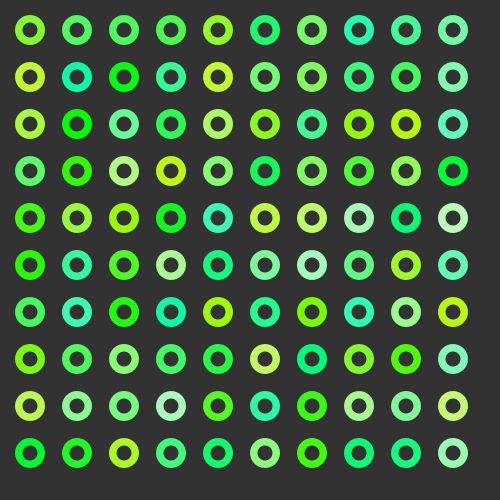
Frame 1 (no input)
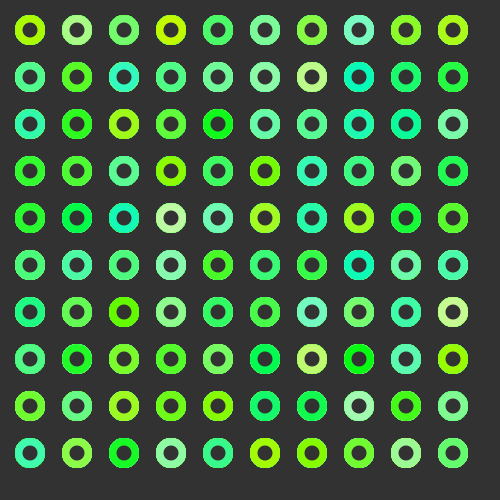
Frame 60 (the mouse pressed at the canvas centre just before this capture)
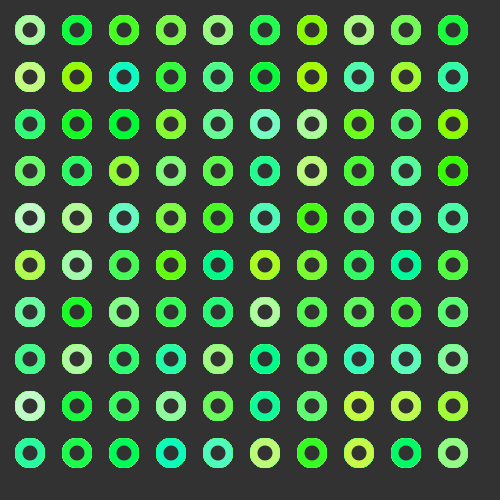
Frame 120 (the mouse held since frame 60 and released just before this capture)

The Processing sketch that drew these frames (run headless with seeded random() and noise(); from frame 60 on, the mouse is pressed at the canvas centre):

// Processing sketch: sketch_190225a
// ── sketch_190225a.pde
int gridW = 10;
int gridH = 10;
float[][] xPositions = new float[gridW][gridH];
float[][] yPositions = new float[gridW][gridH];

void setup() {
  size(500, 500);
  background(50);
  for (int i = 0; i < gridW; i++) {
    for (int j = 0; j < gridH; j++) {
      xPositions[i][j] = map(i, 0, gridW, 30, width);
      yPositions[i][j] = map(j, 0, gridH, 30, height);
    }
  }
}

void  draw() {
for (int i = 0; i < gridW; i++) {
    for (int j = 0; j < gridH; j++) {
      noStroke();
      float s = 30;
      ellipseMode(CENTER);
      fill(random(200), 250, random(200));
      ellipse(xPositions[i][j], yPositions[i][j], s, s);
      fill(50);
      ellipse(xPositions[i][j], yPositions[i][j], s-15, s-15);
    }
  }
}
